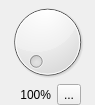
<?xml version="1.0" encoding="UTF-8"?>
<ui version="4.0">
 <class>ViVolumeWidget</class>
 <widget class="QWidget" name="ViVolumeWidget">
  <property name="geometry">
   <rect>
    <x>0</x>
    <y>0</y>
    <width>95</width>
    <height>105</height>
   </rect>
  </property>
  <property name="maximumSize">
   <size>
    <width>95</width>
    <height>105</height>
   </size>
  </property>
  <property name="windowTitle">
   <string>Form</string>
  </property>
  <layout class="QGridLayout" name="gridLayout">
   <property name="margin">
    <number>0</number>
   </property>
   <property name="spacing">
    <number>0</number>
   </property>
   <item row="0" column="0" rowspan="2" colspan="3">
    <widget class="QDial" name="volumeDial">
     <property name="maximum">
      <number>100</number>
     </property>
    </widget>
   </item>
   <item row="2" column="1">
    <widget class="QWidget" name="widget" native="true">
     <property name="minimumSize">
      <size>
       <width>0</width>
       <height>0</height>
      </size>
     </property>
     <property name="maximumSize">
      <size>
       <width>16777215</width>
       <height>16777215</height>
      </size>
     </property>
     <layout class="QGridLayout" name="gridLayout_2">
      <property name="margin">
       <number>0</number>
      </property>
      <property name="spacing">
       <number>6</number>
      </property>
      <item row="0" column="0">
       <widget class="QLabel" name="volumeLabel">
        <property name="sizePolicy">
         <sizepolicy hsizetype="Minimum" vsizetype="Preferred">
          <horstretch>0</horstretch>
          <verstretch>0</verstretch>
         </sizepolicy>
        </property>
        <property name="minimumSize">
         <size>
          <width>37</width>
          <height>0</height>
         </size>
        </property>
        <property name="text">
         <string>100%</string>
        </property>
        <property name="alignment">
         <set>Qt::AlignRight|Qt::AlignTrailing|Qt::AlignVCenter</set>
        </property>
       </widget>
      </item>
      <item row="0" column="1">
       <widget class="QToolButton" name="muteButton">
        <property name="text">
         <string>...</string>
        </property>
       </widget>
      </item>
     </layout>
    </widget>
   </item>
  </layout>
 </widget>
 <resources/>
 <connections/>
</ui>
